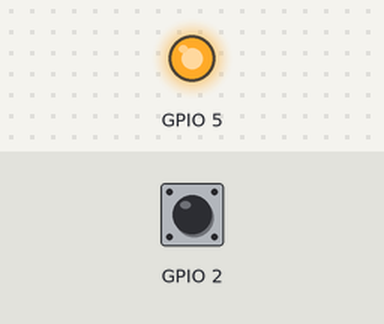
This sketch was run on a simulated ESP8266 (NodeMCU). Shown: output pins drawn as LEDs (lit = HIGH). The test bench sets the inputs (shaded band); at power-on: GPIO 2 HIGH. WiFi joins after 1.5 s; servers stay silent unless stated; what the sketch prints to the serial monitor is not drawn.

Above: at 1.75 s.
Timing chart, 0 to 17.7 s (numbered marks = the images above):
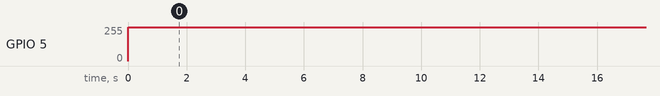

The sketch:

WIFIRPM.ino
```cpp
#include <Wire.h>
#include <ESP8266WiFi.h>
#include <SPI.h>
#include <WString.h>
const char* ssid     = "RPI_ROUTER";
const char* password = "kimcoctcom123";
int kill = 30;
int mtime = 0; //와이파이모듈 전용 rpm측정기2
int timee = 0;
float count = 0;
float count2 = 0.0;
int bef =0;
int flag = 0;
int beftime=0;
IPAddress server(192,168,8,200);
int status = WL_IDLE_STATUS;
 WiFiClient client;
 String readString = String(100);
void setup() {
digitalWrite(5, HIGH);
  pinMode(5,OUTPUT);
  Serial.begin( 9600 );
  WiFi.begin(ssid, password);
  Serial.println( "Starting up..." );
  Serial.print("\n\r \n\rWorking to connect");
  while (WiFi.status() != WL_CONNECTED) {
    delay(500);
    Serial.print(".");
  }
  Serial.println("");
  Serial.print("Connected to ");
  Serial.println(ssid);
  Serial.print("IP address: ");
  Serial.println(WiFi.localIP());
  while(true){
      int sta = client.connect(server, 50007);
      if (sta != 0) {
        Serial.println("Is Connected");
        break;
      }
      else{
      Serial.println("not yet");
      }
      delay(1000);
     }
}
void loop() {
  if(kill <= 0){
    digitalWrite(5, LOW);
    delay(10);
    digitalWrite(5, HIGH);
    }
    if((timee % 1) == 0){
    if(flag == 1){
      flag = 0;
      Serial.print("count==");
      Serial.println(count);
      Serial.print("RPM = ");
      //count2 = count/9.8;
      count2 = count/6; //나누기 fan 갯수
      count2 = count2/2.06;
      Serial.print((count2)*60);
      Serial.println(" RPM");
      count = 0;

  int sta = client.connect(server, 50007);
      if (sta != 0) {
        Serial.println("Is Connected");
  if(client.connected()){
          String tmp = "rpm!" + String((count2)*60);
            client.print(tmp);
            String line = client.readStringUntil('\r');
              Serial.println(line);
            }
  }
  else{
      Serial.println("not yet");
      }
  kill = kill - 1;
    }
  }
  if(timee != beftime){
    beftime = timee;
    flag = 1;
  }
  int level = digitalRead(BUILTIN_LED);
  //Serial.println(level);
    if(level == bef){

    }
    else{
      count = count+1;
    }
  delay(1);
  bef = level;
  mtime = mtime + 1;
  if(mtime == 1000){
    mtime = 0;
    timee = timee + 1;
  }
}
```
